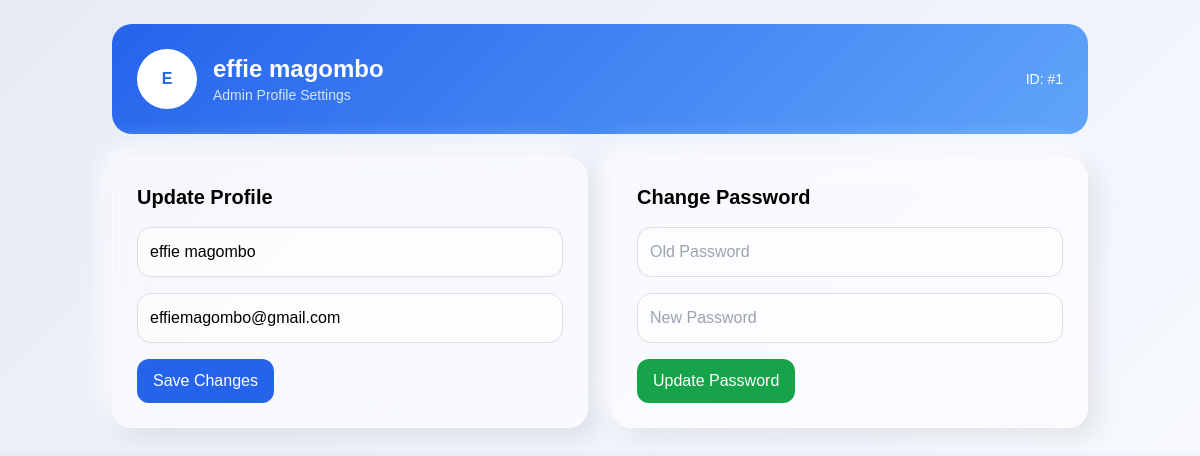
The app's page /profile.php (signed in) with its own data.
### tables this page shows
CREATE TABLE IF NOT EXISTS `users` (
  `id` int NOT NULL AUTO_INCREMENT,
  `name` varchar(100) NOT NULL,
  `email` varchar(150) NOT NULL,
  `national_identification` varchar(50) NOT NULL,
  `password` varchar(255) NOT NULL,
  `role` enum('patient','doctor','admin') NOT NULL DEFAULT 'patient',
  `created_at` timestamp NULL DEFAULT CURRENT_TIMESTAMP,
  `status` varchar(20) DEFAULT 'active',
  `profile_image` varchar(255) DEFAULT NULL,
  PRIMARY KEY (`id`),
  UNIQUE KEY `email` (`email`),
  UNIQUE KEY `national_identification` (`national_identification`)
);

### profile.php (the view, shortened to what this page needs)
<?php
include "db.php";
$user = $_SESSION['user'];
$id = $user['id'];
$stmt = $conn->prepare("SELECT * FROM users WHERE id=?");
$stmt->bind_param("i", $id);
$stmt->execute();
$res = $stmt->get_result();
$admin = $res->fetch_assoc();
?>
<!DOCTYPE html>
<html>
<head>
<script src="https://cdn.tailwindcss.com"></script>
</head>
<body>
<div class="max-w-5xl mx-auto p-6">
    <div class="header flex justify-between items-center mb-6">
        <div class="flex items-center gap-4">
            <div class="avatar">
                <?= strtoupper($admin['name'][0]) ?>
            </div>
            <div>
                <h1 class="text-2xl font-bold"><?= $admin['name'] ?></h1>
                <p class="text-sm opacity-80">Admin Profile Settings</p>
            </div>
        </div>
        <div class="text-sm">
            ID: #<?= $admin['id'] ?>
        </div>
    </div>
    <div class="grid md:grid-cols-2 gap-6">
        <div class="card p-6">
            <h2 class="text-xl font-bold mb-4">Update Profile</h2>
            <form method="POST" class="space-y-4">
                <input class="input" type="text" name="name"
                    value="<?= $admin['name'] ?>" placeholder="Full Name">
                <input class="input" type="email" name="email"
                    value="<?= $admin['email'] ?>" placeholder="Email">
                <button class="btn-blue" name="update_profile">
                    Save Changes
                </button>
            </form>
        </div>
        <div class="card p-6">
            <h2 class="text-xl font-bold mb-4">Change Password</h2>
            <form method="POST" class="space-y-4">
                <input class="input" type="password" name="old_password"
                    placeholder="Old Password">
                <input class="input" type="password" name="new_password"
                    placeholder="New Password">
                <button class="btn-green" name="change_password">
                    Update Password
                </button>
            </form>
        </div>
    </div>
</div>
</body>
</html>

### profile.php (style rules this page uses)
body { background: linear-gradient(135deg, #e6ebf5, #f7f9ff); font-family: sans-serif; }
.card { background: rgba(255,255,255,0.55); backdrop-filter: blur(14px); border: 1px solid rgba(255,255,255,0.4); border-radius: 20px; box-shadow: 10px 10px 25px rgba(0,0,0,0.08), -10px -10px 25px rgba(255,255,255,0.8); transition: 0.3s ease; }
.input { width: 100%; padding: 12px; border-radius: 14px; border: 1px solid #ddd; background: rgba(255,255,255,0.6); outline: none; }
.btn-blue { background: #2563eb; color: white; padding: 10px 16px; border-radius: 12px; transition: 0.3s; }
.btn-green { background: #16a34a; color: white; padding: 10px 16px; border-radius: 12px; transition: 0.3s; }
.header { background: linear-gradient(135deg, #2563eb, #60a5fa); color: white; padding: 25px; border-radius: 20px; }
.avatar { width: 60px; height: 60px; background: white; color: #2563eb; display: flex; align-items: center; justify-content: center; border-radius: 50%; font-weight: bold; }

### records on screen
users: name "E", name "effie magombo", id "1", email "effiemagombo@gmail.com"
